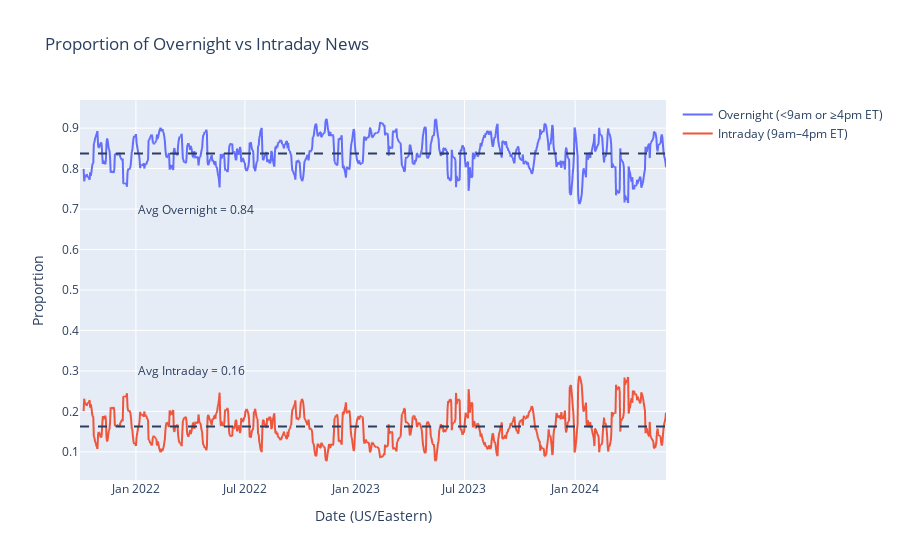

Notebook code for this chart:
### Code cell
from pathlib import Path

import pandas as pd
import plotly.express as px

from settings import config

DATA_DIR = Path(config("DATA_DIR"))
OUTPUT_DIR = Path(config("OUTPUT_DIR"))

MARKET_OPEN_HOUR = 9
MARKET_CLOSE_HOUR = 16
ROLLING_DAYS = 7  # set to 0/None to disable


df = pd.read_parquet(DATA_DIR / "RAVENPACK.parquet")

ts = pd.to_datetime(df["timestamp_utc"], errors="coerce")
if ts.dt.tz is None:
    ts = ts.dt.tz_localize("UTC")
ts_et = ts.dt.tz_convert("America/New_York")

df["date_et"] = ts_et.dt.date
hour_et = ts_et.dt.hour + ts_et.dt.minute / 60.0 + ts_et.dt.second / 3600.0
df["is_overnight"] = (hour_et < MARKET_OPEN_HOUR) | (hour_et >= MARKET_CLOSE_HOUR)

daily = (
    df.groupby("date_et")["is_overnight"]
      .agg(n_total="size", n_overnight="sum")
      .sort_index()
)
daily["p_overnight"] = daily["n_overnight"] / daily["n_total"]
daily["p_intraday"] = 1.0 - daily["p_overnight"]

plot_df = daily[["p_overnight", "p_intraday"]].copy()
if ROLLING_DAYS and ROLLING_DAYS > 1:
    plot_df = plot_df.rolling(ROLLING_DAYS, min_periods=ROLLING_DAYS).mean()

plot_long = (
    plot_df.reset_index()
          .melt(id_vars="date_et", var_name="series", value_name="proportion")
)

series_name = {
    "p_overnight": "Overnight (<9am or ≥4pm ET)",
    "p_intraday": "Intraday (9am–4pm ET)",
}
plot_long["series"] = plot_long["series"].map(series_name)

avg_overnight = plot_df["p_overnight"].mean()
avg_intraday = plot_df["p_intraday"].mean()

fig = px.line(
    plot_long,
    x="date_et",
    y="proportion",
    color="series",
    title="Proportion of Overnight vs Intraday News",
    labels={"date_et": "Date (US/Eastern)", "proportion": "Proportion", "series": ""},
)

# Average reference lines + left-anchored annotations
fig.add_hline(y=avg_overnight, line_dash="dash")
fig.add_hline(y=avg_intraday, line_dash="dash")

fig.add_annotation(
    x="2022-01-01", y=0.70, xref="x", yref="y",
    text=f"Avg Overnight = {avg_overnight:.2f}",
    showarrow=False, xanchor="left"
)
fig.add_annotation(
    x="2022-01-01", y=0.30, xref="x", yref="y",
    text=f"Avg Intraday = {avg_intraday:.2f}",
    showarrow=False, xanchor="left"
)

### Figure 1 — Plotly figure (JSON) as saved in the notebook; plotly's stock layout.template omitted (floating-point values rounded to 4 significant figures; data arrays with more than 128 entries replaced by an {"elided": "..."} marker saying what was removed)
{"data": [{"hovertemplate": "=Overnight (<9am or ≥4pm ET)<br>Date (US/Eastern)=%{x}<br>Proportion=%{y}<extra></extra>", "legendgroup": "Overnight (<9am or ≥4pm ET)", "line": {"color": "#636efa", "dash": "solid"}, "marker": {"symbol": "circle"}, "mode": "lines", "name": "Overnight (<9am or ≥4pm ET)", "showlegend": true, "type": "scattergl", "x": {"elided": "974 str values"}, "xaxis": "x", "y": {"elided": "974 float values"}, "yaxis": "y"}, {"hovertemplate": "=Intraday (9am–4pm ET)<br>Date (US/Eastern)=%{x}<br>Proportion=%{y}<extra></extra>", "legendgroup": "Intraday (9am–4pm ET)", "line": {"color": "#EF553B", "dash": "solid"}, "marker": {"symbol": "circle"}, "mode": "lines", "name": "Intraday (9am–4pm ET)", "showlegend": true, "type": "scattergl", "x": {"elided": "974 str values"}, "xaxis": "x", "y": {"elided": "974 float values"}, "yaxis": "y"}], "layout": {"annotations": [{"showarrow": false, "text": "Avg Overnight = 0.84", "x": "2022-01-01", "xanchor": "left", "xref": "x", "y": 0.7, "yref": "y"}, {"showarrow": false, "text": "Avg Intraday = 0.16", "x": "2022-01-01", "xanchor": "left", "xref": "x", "y": 0.3, "yref": "y"}], "legend": {"title": {"text": ""}, "tracegroupgap": 0}, "shapes": [{"line": {"dash": "dash"}, "type": "line", "x0": 0, "x1": 1, "xref": "x domain", "y0": 0.8372, "y1": 0.8372, "yref": "y"}, {"line": {"dash": "dash"}, "type": "line", "x0": 0, "x1": 1, "xref": "x domain", "y0": 0.1628, "y1": 0.1628, "yref": "y"}], "title": {"text": "Proportion of Overnight vs Intraday News"}, "xaxis": {"anchor": "y", "domain": [0, 1], "title": {"text": "Date (US/Eastern)"}}, "yaxis": {"anchor": "x", "domain": [0, 1], "title": {"text": "Proportion"}}}}
